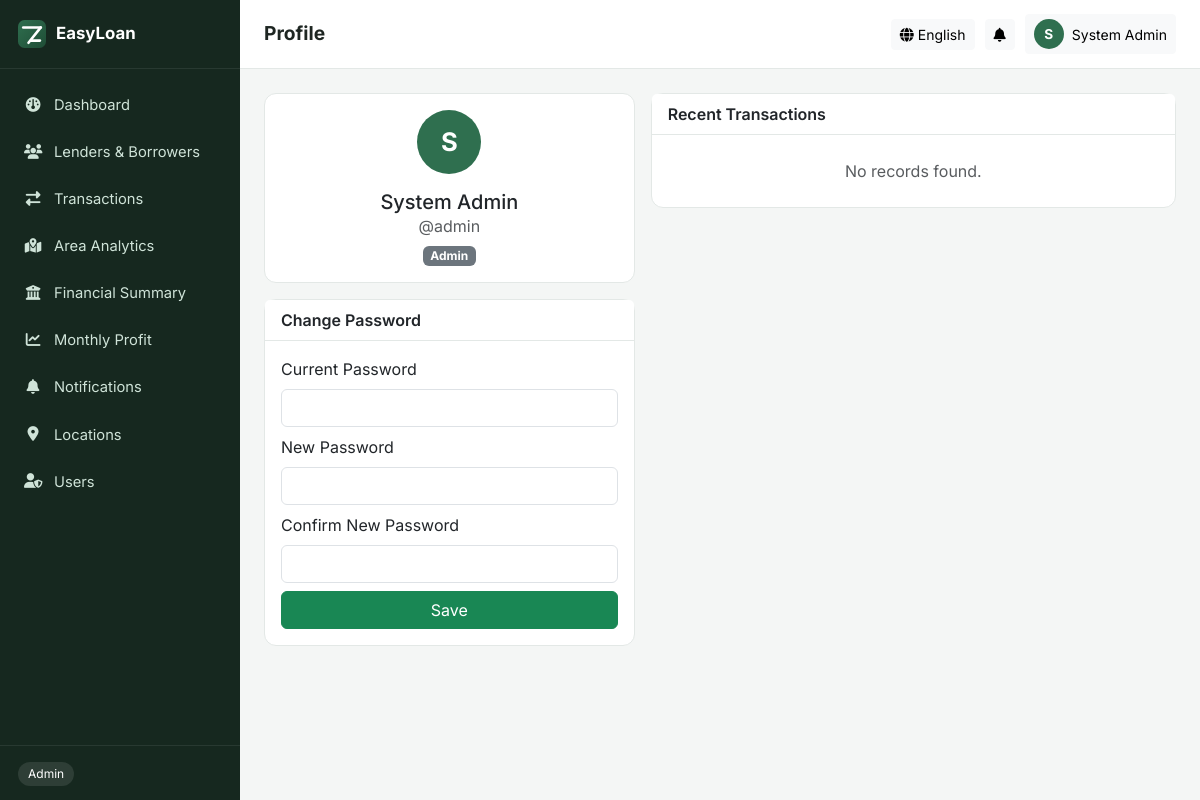
The app's page /modules/settings/profile.php (signed in) with its own data.
### tables this page shows
CREATE TABLE IF NOT EXISTS `users` (
  `id` INT AUTO_INCREMENT PRIMARY KEY,
  `full_name` VARCHAR(100) NOT NULL,
  `username` VARCHAR(50) UNIQUE NOT NULL,
  `email` VARCHAR(100) DEFAULT NULL,
  `password` VARCHAR(255) NOT NULL,
  `role` ENUM('Admin','Manager','Viewer') NOT NULL DEFAULT 'Viewer',
  `status` ENUM('Active','Inactive') NOT NULL DEFAULT 'Active',
  `preferred_lang` ENUM('en','bn') NOT NULL DEFAULT 'en',
  `last_login` DATETIME DEFAULT NULL,
  `is_deleted` TINYINT(1) NOT NULL DEFAULT 0,
  `created_at` TIMESTAMP DEFAULT CURRENT_TIMESTAMP,
  `updated_at` TIMESTAMP DEFAULT CURRENT_TIMESTAMP ON UPDATE CURRENT_TIMESTAMP
);

### includes/auth.php (called while the page is built, shortened)
<?php
function current_user_id(): ?int
{
    return $_SESSION['user_id'] ?? null;
}

### config/config.php (called while the page is built, shortened)
<?php
function db(): PDO
{
    static $pdo = null;
    if ($pdo === null) {
        $dsn = 'mysql:host=' . DB_HOST . ';dbname=' . DB_NAME . ';charset=utf8mb4';
        $pdo = new PDO($dsn, DB_USER, DB_PASS, [
            PDO::ATTR_ERRMODE            => PDO::ERRMODE_EXCEPTION,
            PDO::ATTR_DEFAULT_FETCH_MODE => PDO::FETCH_ASSOC,
            PDO::ATTR_EMULATE_PREPARES   => false,
        ]);
    }
    return $pdo;
}
$CURRENT_LANG = $_SESSION['lang'] ?? 'en';
$LANG = require ROOT_PATH . '/lang/' . $CURRENT_LANG . '.php';
require_once ROOT_PATH . '/includes/functions.php';
require_once ROOT_PATH . '/includes/auth.php';

### includes/functions.php (called while the page is built, shortened)
<?php
function t(string $key): string
{
    global $LANG;
    return $LANG[$key] ?? $key;
}
function fetch_one(string $sql, array $params = []): ?array
{
    $stmt = db()->prepare($sql);
    $stmt->execute($params);
    $row = $stmt->fetch();
    return $row === false ? null : $row;
}
function e(string $value): string
{
    return htmlspecialchars($value, ENT_QUOTES, 'UTF-8');
}

### modules/settings/profile.php (the view, shortened to what this page needs)
<?php
require_once __DIR__ . '/../../config/config.php';
$user = fetch_one('SELECT * FROM users WHERE id = ?', [current_user_id()]);
$recentActivity = fetch_all('SELECT * FROM activity_logs WHERE user_id = ? ORDER BY created_at DESC LIMIT 10', [current_user_id()]);
include __DIR__ . '/../../includes/header.php';
?>
<div class="row g-3">
    <div class="col-md-5">
        <div class="card">
            <div class="card-body text-center">
                <span class="user-avatar mx-auto d-inline-flex" style="width:64px;height:64px;font-size:1.6rem;"><?= e(mb_substr($user['full_name'], 0, 1)) ?></span>
                <h5 class="mt-3 mb-0"><?= e($user['full_name']) ?></h5>
                <p class="text-muted mb-0">@<?= e($user['username']) ?></p>
                <span class="badge bg-secondary mt-2"><?= e(t(strtolower($user['role']))) ?></span>
            </div>
        </div>
        <div class="card mt-3">
            <div class="card-header"><?= e(t('change_password')) ?></div>
            <div class="card-body">
                <form method="post">
                    <div class="mb-2">
                        <label class="form-label"><?= e(t('current_password')) ?></label>
                        <input type="password" name="current_password" class="form-control" required>
                    </div>
                    <div class="mb-2">
                        <label class="form-label"><?= e(t('new_password')) ?></label>
                        <input type="password" name="new_password" class="form-control" required minlength="6">
                    </div>
                    <div class="mb-2">
                        <label class="form-label"><?= e(t('confirm_password')) ?></label>
                        <input type="password" name="confirm_password" class="form-control" required minlength="6">
                    </div>
                    <button type="submit" class="btn btn-success w-100"><?= e(t('save')) ?></button>
                </form>
            </div>
        </div>
    </div>
    <div class="col-md-7">
        <div class="card">
            <div class="card-header"><?= e(t('recent_transactions')) ?></div>
            <div class="list-group list-group-flush">
                <?php if (empty($recentActivity)): ?>
                    <div class="text-center text-muted py-4"><?= e(t('no_records_found')) ?></div>
                <?php endif; ?>
            </div>
        </div>
    </div>
</div>
<?php include __DIR__ . '/../../includes/footer.php'; ?>

### assets/css/style.css (style rules this page uses)
:root { --brand: #2f6f4f; --brand-dark: #1f4d36; --brand-light: #e8f3ee; --sidebar-bg: #16281f; --sidebar-text: #cfe3d8; --sidebar-active: #2f6f4f; --danger: #c0392b; --warn: #b8860b; --bg: #f4f6f5; --card-border: #e3e8e6; }
body { font-family: 'Inter', 'Hind Siliguri', sans-serif; background: var(--bg); color: #1e2622; }
.user-avatar { width: 30px; height: 30px; border-radius: 50%; background: var(--brand); color: #fff; display: inline-flex; align-items: center; justify-content: center; font-weight: 700; font-size: 0.85rem; }
.card { border: 1px solid var(--card-border); border-radius: 12px; }
.card-header { background: #fff; border-bottom: 1px solid var(--card-border); font-weight: 600; }

### records on screen
users: full_name "S", full_name "System Admin", username "admin", role "Admin"

### other values on screen
t('app_name') "EasyLoan"
t('dashboard') "Dashboard"
t('persons') "Lenders & Borrowers"
t('transactions') "Transactions"
t('areas') "Area Analytics"
t('finance') "Financial Summary"
t('reports') "Monthly Profit"
t('notifications') "Notifications"
t('locations') "Locations"
t('users') "Users"
t(strtolower(current_user_role() ?? '')) "Admin"
$page_title "Profile"
t('english') "English"
mb_substr($_SESSION['full_name'] ?? '?', 0, 1) "S"
$_SESSION['full_name'] "System Admin"
